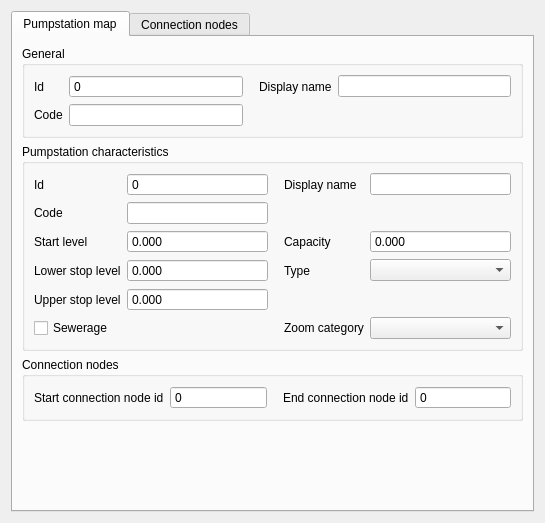
<?xml version="1.0" encoding="UTF-8"?>
<ui version="4.0">
 <class>PumpstationMapEditForm</class>
 <widget class="QDialog" name="PumpstationMapEditForm">
  <property name="geometry">
   <rect>
    <x>0</x>
    <y>0</y>
    <width>545</width>
    <height>523</height>
   </rect>
  </property>
  <property name="windowTitle">
   <string>Pumpstation with end node</string>
  </property>
  <layout class="QGridLayout" name="gridLayout">
   <item row="0" column="0">
    <widget class="QTabWidget" name="tabWidget">
     <property name="locale">
      <locale language="English" country="UnitedStates"/>
     </property>
     <property name="inputMethodHints">
      <set>Qt::ImhNone</set>
     </property>
     <property name="currentIndex">
      <number>0</number>
     </property>
     <widget class="QWidget" name="tab">
      <attribute name="title">
       <string>Pumpstation map</string>
      </attribute>
      <layout class="QGridLayout" name="gridLayout_18">
       <item row="6" column="0">
        <spacer name="verticalSpacer_3">
         <property name="orientation">
          <enum>Qt::Vertical</enum>
         </property>
         <property name="sizeHint" stdset="0">
          <size>
           <width>20</width>
           <height>40</height>
          </size>
         </property>
        </spacer>
       </item>
       <item row="5" column="0">
        <widget class="QGroupBox" name="grp_conn_node">
         <property name="locale">
          <locale language="English" country="UnitedStates"/>
         </property>
         <property name="inputMethodHints">
          <set>Qt::ImhNone</set>
         </property>
         <property name="title">
          <string>Connection nodes</string>
         </property>
         <layout class="QGridLayout" name="gridLayout_6">
          <item row="0" column="1">
           <widget class="QgsSpinBox" name="connection_node_start_id">
            <property name="sizePolicy">
             <sizepolicy hsizetype="Expanding" vsizetype="Fixed">
              <horstretch>0</horstretch>
              <verstretch>0</verstretch>
             </sizepolicy>
            </property>
            <property name="locale">
             <locale language="English" country="UnitedStates"/>
            </property>
            <property name="inputMethodHints">
             <set>Qt::ImhNone</set>
            </property>
            <property name="readOnly">
             <bool>true</bool>
            </property>
            <property name="buttonSymbols">
             <enum>QAbstractSpinBox::NoButtons</enum>
            </property>
            <property name="maximum">
             <number>999999999</number>
            </property>
            <property name="clearValue" stdset="0">
             <bool>true</bool>
            </property>
            <property name="expressionsEnabled" stdset="0">
             <bool>false</bool>
            </property>
           </widget>
          </item>
          <item row="0" column="0">
           <widget class="QLabel" name="label_18">
            <property name="locale">
             <locale language="English" country="UnitedStates"/>
            </property>
            <property name="inputMethodHints">
             <set>Qt::ImhNone</set>
            </property>
            <property name="text">
             <string>Start connection node id</string>
            </property>
            <property name="alignment">
             <set>Qt::AlignLeading|Qt::AlignLeft|Qt::AlignVCenter</set>
            </property>
           </widget>
          </item>
          <item row="0" column="3">
           <widget class="QgsSpinBox" name="connection_node_end_id">
            <property name="sizePolicy">
             <sizepolicy hsizetype="Expanding" vsizetype="Fixed">
              <horstretch>0</horstretch>
              <verstretch>0</verstretch>
             </sizepolicy>
            </property>
            <property name="locale">
             <locale language="English" country="UnitedStates"/>
            </property>
            <property name="inputMethodHints">
             <set>Qt::ImhNone</set>
            </property>
            <property name="readOnly">
             <bool>true</bool>
            </property>
            <property name="buttonSymbols">
             <enum>QAbstractSpinBox::NoButtons</enum>
            </property>
            <property name="maximum">
             <number>999999999</number>
            </property>
            <property name="clearValue" stdset="0">
             <bool>true</bool>
            </property>
            <property name="expressionsEnabled" stdset="0">
             <bool>false</bool>
            </property>
           </widget>
          </item>
          <item row="0" column="2">
           <widget class="QLabel" name="label_19">
            <property name="locale">
             <locale language="English" country="UnitedStates"/>
            </property>
            <property name="inputMethodHints">
             <set>Qt::ImhNone</set>
            </property>
            <property name="text">
             <string>End connection node id</string>
            </property>
            <property name="alignment">
             <set>Qt::AlignLeading|Qt::AlignLeft|Qt::AlignVCenter</set>
            </property>
            <property name="indent">
             <number>10</number>
            </property>
           </widget>
          </item>
         </layout>
        </widget>
       </item>
       <item row="1" column="0">
        <widget class="QGroupBox" name="grp_general">
         <property name="enabled">
          <bool>true</bool>
         </property>
         <property name="locale">
          <locale language="English" country="UnitedStates"/>
         </property>
         <property name="title">
          <string>General</string>
         </property>
         <layout class="QGridLayout" name="gridLayout_5">
          <item row="1" column="1">
           <widget class="QgsSpinBox" name="id">
            <property name="locale">
             <locale language="English" country="UnitedStates"/>
            </property>
            <property name="readOnly">
             <bool>true</bool>
            </property>
            <property name="buttonSymbols">
             <enum>QAbstractSpinBox::NoButtons</enum>
            </property>
            <property name="maximum">
             <number>99999999</number>
            </property>
            <property name="showClearButton" stdset="0">
             <bool>true</bool>
            </property>
            <property name="clearValue" stdset="0">
             <bool>true</bool>
            </property>
            <property name="expressionsEnabled" stdset="0">
             <bool>false</bool>
            </property>
           </widget>
          </item>
          <item row="1" column="2">
           <widget class="QLabel" name="label_2">
            <property name="locale">
             <locale language="English" country="UnitedStates"/>
            </property>
            <property name="text">
             <string>Display name</string>
            </property>
            <property name="alignment">
             <set>Qt::AlignLeading|Qt::AlignLeft|Qt::AlignVCenter</set>
            </property>
            <property name="indent">
             <number>10</number>
            </property>
           </widget>
          </item>
          <item row="1" column="0">
           <widget class="QLabel" name="label">
            <property name="locale">
             <locale language="English" country="UnitedStates"/>
            </property>
            <property name="text">
             <string>Id</string>
            </property>
            <property name="alignment">
             <set>Qt::AlignLeading|Qt::AlignLeft|Qt::AlignVCenter</set>
            </property>
           </widget>
          </item>
          <item row="2" column="1">
           <widget class="QLineEdit" name="code">
            <property name="sizePolicy">
             <sizepolicy hsizetype="Expanding" vsizetype="Fixed">
              <horstretch>0</horstretch>
              <verstretch>0</verstretch>
             </sizepolicy>
            </property>
            <property name="locale">
             <locale language="English" country="UnitedStates"/>
            </property>
            <property name="clearButtonEnabled">
             <bool>true</bool>
            </property>
           </widget>
          </item>
          <item row="2" column="0">
           <widget class="QLabel" name="label_3">
            <property name="locale">
             <locale language="English" country="UnitedStates"/>
            </property>
            <property name="text">
             <string>Code</string>
            </property>
            <property name="alignment">
             <set>Qt::AlignLeading|Qt::AlignLeft|Qt::AlignVCenter</set>
            </property>
           </widget>
          </item>
          <item row="1" column="3">
           <widget class="QLineEdit" name="display_name">
            <property name="sizePolicy">
             <sizepolicy hsizetype="Expanding" vsizetype="Fixed">
              <horstretch>0</horstretch>
              <verstretch>0</verstretch>
             </sizepolicy>
            </property>
            <property name="locale">
             <locale language="English" country="UnitedStates"/>
            </property>
            <property name="clearButtonEnabled">
             <bool>true</bool>
            </property>
           </widget>
          </item>
         </layout>
        </widget>
       </item>
       <item row="2" column="0">
        <widget class="QGroupBox" name="grp_characteristics">
         <property name="enabled">
          <bool>true</bool>
         </property>
         <property name="locale">
          <locale language="English" country="UnitedStates"/>
         </property>
         <property name="title">
          <string>Pumpstation characteristics</string>
         </property>
         <layout class="QGridLayout" name="gridLayout_4">
          <item row="2" column="0">
           <widget class="QLabel" name="label_8">
            <property name="locale">
             <locale language="English" country="UnitedStates"/>
            </property>
            <property name="text">
             <string>Start level</string>
            </property>
            <property name="alignment">
             <set>Qt::AlignLeading|Qt::AlignLeft|Qt::AlignVCenter</set>
            </property>
           </widget>
          </item>
          <item row="2" column="1">
           <widget class="QgsDoubleSpinBox" name="pumpstation_start_level">
            <property name="sizePolicy">
             <sizepolicy hsizetype="Expanding" vsizetype="Fixed">
              <horstretch>0</horstretch>
              <verstretch>0</verstretch>
             </sizepolicy>
            </property>
            <property name="locale">
             <locale language="English" country="UnitedStates"/>
            </property>
            <property name="inputMethodHints">
             <set>Qt::ImhNone</set>
            </property>
            <property name="buttonSymbols">
             <enum>QAbstractSpinBox::NoButtons</enum>
            </property>
            <property name="decimals">
             <number>3</number>
            </property>
            <property name="minimum">
             <double>-9999999999.000000000000000</double>
            </property>
            <property name="maximum">
             <double>9999999999.000000000000000</double>
            </property>
            <property name="showClearButton" stdset="0">
             <bool>true</bool>
            </property>
            <property name="clearValue" stdset="0">
             <bool>true</bool>
            </property>
            <property name="expressionsEnabled" stdset="0">
             <bool>true</bool>
            </property>
           </widget>
          </item>
          <item row="5" column="1">
           <widget class="QgsDoubleSpinBox" name="pumpstation_upper_stop_level">
            <property name="sizePolicy">
             <sizepolicy hsizetype="Expanding" vsizetype="Fixed">
              <horstretch>0</horstretch>
              <verstretch>0</verstretch>
             </sizepolicy>
            </property>
            <property name="locale">
             <locale language="English" country="UnitedStates"/>
            </property>
            <property name="buttonSymbols">
             <enum>QAbstractSpinBox::NoButtons</enum>
            </property>
            <property name="decimals">
             <number>3</number>
            </property>
            <property name="maximum">
             <double>1000000.000000000000000</double>
            </property>
            <property name="showClearButton" stdset="0">
             <bool>true</bool>
            </property>
            <property name="clearValue" stdset="0">
             <bool>true</bool>
            </property>
            <property name="expressionsEnabled" stdset="0">
             <bool>true</bool>
            </property>
           </widget>
          </item>
          <item row="4" column="1">
           <widget class="QgsDoubleSpinBox" name="pumpstation_lower_stop_level">
            <property name="sizePolicy">
             <sizepolicy hsizetype="Expanding" vsizetype="Fixed">
              <horstretch>0</horstretch>
              <verstretch>0</verstretch>
             </sizepolicy>
            </property>
            <property name="locale">
             <locale language="English" country="UnitedStates"/>
            </property>
            <property name="buttonSymbols">
             <enum>QAbstractSpinBox::NoButtons</enum>
            </property>
            <property name="decimals">
             <number>3</number>
            </property>
            <property name="maximum">
             <double>1000000.000000000000000</double>
            </property>
            <property name="showClearButton" stdset="0">
             <bool>true</bool>
            </property>
            <property name="clearValue" stdset="0">
             <bool>true</bool>
            </property>
            <property name="expressionsEnabled" stdset="0">
             <bool>true</bool>
            </property>
           </widget>
          </item>
          <item row="2" column="3">
           <widget class="QgsDoubleSpinBox" name="pumpstation_capacity">
            <property name="sizePolicy">
             <sizepolicy hsizetype="Expanding" vsizetype="Fixed">
              <horstretch>0</horstretch>
              <verstretch>0</verstretch>
             </sizepolicy>
            </property>
            <property name="locale">
             <locale language="English" country="UnitedStates"/>
            </property>
            <property name="inputMethodHints">
             <set>Qt::ImhNone</set>
            </property>
            <property name="buttonSymbols">
             <enum>QAbstractSpinBox::NoButtons</enum>
            </property>
            <property name="decimals">
             <number>3</number>
            </property>
            <property name="minimum">
             <double>-9999999999.000000000000000</double>
            </property>
            <property name="maximum">
             <double>9999999999.000000000000000</double>
            </property>
            <property name="showClearButton" stdset="0">
             <bool>true</bool>
            </property>
            <property name="clearValue" stdset="0">
             <bool>true</bool>
            </property>
            <property name="expressionsEnabled" stdset="0">
             <bool>true</bool>
            </property>
           </widget>
          </item>
          <item row="4" column="2">
           <widget class="QLabel" name="label_11">
            <property name="locale">
             <locale language="English" country="UnitedStates"/>
            </property>
            <property name="text">
             <string>Type</string>
            </property>
            <property name="alignment">
             <set>Qt::AlignLeading|Qt::AlignLeft|Qt::AlignVCenter</set>
            </property>
            <property name="indent">
             <number>10</number>
            </property>
           </widget>
          </item>
          <item row="2" column="2">
           <widget class="QLabel" name="label_10">
            <property name="locale">
             <locale language="English" country="UnitedStates"/>
            </property>
            <property name="text">
             <string>Capacity</string>
            </property>
            <property name="alignment">
             <set>Qt::AlignLeading|Qt::AlignLeft|Qt::AlignVCenter</set>
            </property>
            <property name="indent">
             <number>10</number>
            </property>
           </widget>
          </item>
          <item row="4" column="3">
           <widget class="QComboBox" name="pumpstation_type">
            <property name="locale">
             <locale language="English" country="UnitedStates"/>
            </property>
           </widget>
          </item>
          <item row="4" column="0">
           <widget class="QLabel" name="label_7">
            <property name="locale">
             <locale language="English" country="UnitedStates"/>
            </property>
            <property name="text">
             <string>Lower stop level</string>
            </property>
            <property name="alignment">
             <set>Qt::AlignLeading|Qt::AlignLeft|Qt::AlignVCenter</set>
            </property>
           </widget>
          </item>
          <item row="5" column="0">
           <widget class="QLabel" name="label_9">
            <property name="locale">
             <locale language="English" country="UnitedStates"/>
            </property>
            <property name="text">
             <string>Upper stop level</string>
            </property>
            <property name="alignment">
             <set>Qt::AlignLeading|Qt::AlignLeft|Qt::AlignVCenter</set>
            </property>
           </widget>
          </item>
          <item row="0" column="0">
           <widget class="QLabel" name="label_5">
            <property name="locale">
             <locale language="English" country="UnitedStates"/>
            </property>
            <property name="text">
             <string>Id</string>
            </property>
            <property name="alignment">
             <set>Qt::AlignLeading|Qt::AlignLeft|Qt::AlignVCenter</set>
            </property>
           </widget>
          </item>
          <item row="1" column="1">
           <widget class="QLineEdit" name="pumpstation_code">
            <property name="sizePolicy">
             <sizepolicy hsizetype="Expanding" vsizetype="Fixed">
              <horstretch>0</horstretch>
              <verstretch>0</verstretch>
             </sizepolicy>
            </property>
            <property name="locale">
             <locale language="English" country="UnitedStates"/>
            </property>
            <property name="clearButtonEnabled">
             <bool>true</bool>
            </property>
           </widget>
          </item>
          <item row="1" column="0">
           <widget class="QLabel" name="label_6">
            <property name="locale">
             <locale language="English" country="UnitedStates"/>
            </property>
            <property name="text">
             <string>Code</string>
            </property>
            <property name="alignment">
             <set>Qt::AlignLeading|Qt::AlignLeft|Qt::AlignVCenter</set>
            </property>
           </widget>
          </item>
          <item row="6" column="0">
           <widget class="QCheckBox" name="pumpstation_sewerage">
            <property name="text">
             <string>Sewerage</string>
            </property>
           </widget>
          </item>
          <item row="6" column="1">
           <spacer name="horizontalSpacer_2">
            <property name="orientation">
             <enum>Qt::Horizontal</enum>
            </property>
            <property name="sizeHint" stdset="0">
             <size>
              <width>40</width>
              <height>20</height>
             </size>
            </property>
           </spacer>
          </item>
          <item row="6" column="2">
           <widget class="QLabel" name="label_16">
            <property name="locale">
             <locale language="English" country="UnitedStates"/>
            </property>
            <property name="text">
             <string>Zoom category</string>
            </property>
            <property name="alignment">
             <set>Qt::AlignLeading|Qt::AlignLeft|Qt::AlignVCenter</set>
            </property>
            <property name="indent">
             <number>10</number>
            </property>
           </widget>
          </item>
          <item row="6" column="3">
           <widget class="QComboBox" name="pumpstation_zoom_category">
            <property name="sizePolicy">
             <sizepolicy hsizetype="Expanding" vsizetype="Fixed">
              <horstretch>0</horstretch>
              <verstretch>0</verstretch>
             </sizepolicy>
            </property>
            <property name="locale">
             <locale language="English" country="UnitedStates"/>
            </property>
           </widget>
          </item>
          <item row="0" column="1">
           <widget class="QgsSpinBox" name="pumpstation_id">
            <property name="locale">
             <locale language="English" country="UnitedStates"/>
            </property>
            <property name="readOnly">
             <bool>true</bool>
            </property>
            <property name="buttonSymbols">
             <enum>QAbstractSpinBox::NoButtons</enum>
            </property>
            <property name="maximum">
             <number>99999999</number>
            </property>
            <property name="showClearButton" stdset="0">
             <bool>true</bool>
            </property>
            <property name="clearValue" stdset="0">
             <bool>true</bool>
            </property>
            <property name="expressionsEnabled" stdset="0">
             <bool>false</bool>
            </property>
           </widget>
          </item>
          <item row="0" column="2">
           <widget class="QLabel" name="label_4">
            <property name="locale">
             <locale language="English" country="UnitedStates"/>
            </property>
            <property name="text">
             <string>Display name</string>
            </property>
            <property name="alignment">
             <set>Qt::AlignLeading|Qt::AlignLeft|Qt::AlignVCenter</set>
            </property>
            <property name="indent">
             <number>10</number>
            </property>
           </widget>
          </item>
          <item row="0" column="3">
           <widget class="QLineEdit" name="pumpstation_display_name">
            <property name="sizePolicy">
             <sizepolicy hsizetype="Expanding" vsizetype="Fixed">
              <horstretch>0</horstretch>
              <verstretch>0</verstretch>
             </sizepolicy>
            </property>
            <property name="locale">
             <locale language="English" country="UnitedStates"/>
            </property>
            <property name="clearButtonEnabled">
             <bool>true</bool>
            </property>
           </widget>
          </item>
         </layout>
        </widget>
       </item>
      </layout>
     </widget>
     <widget class="QWidget" name="tab_connection_nodes">
      <attribute name="title">
       <string>Connection nodes</string>
      </attribute>
      <layout class="QGridLayout" name="gridLayout_19">
       <item row="1" column="0">
        <widget class="QGroupBox" name="grp_conn_node_2">
         <property name="enabled">
          <bool>true</bool>
         </property>
         <property name="title">
          <string>Ending connection node</string>
         </property>
         <layout class="QGridLayout" name="gridLayout_17">
          <item row="0" column="2">
           <widget class="QLabel" name="label_52">
            <property name="text">
             <string>Node initial water level</string>
            </property>
            <property name="alignment">
             <set>Qt::AlignLeading|Qt::AlignLeft|Qt::AlignVCenter</set>
            </property>
            <property name="indent">
             <number>10</number>
            </property>
           </widget>
          </item>
          <item row="0" column="0">
           <widget class="QLabel" name="label_53">
            <property name="text">
             <string>Connection node id</string>
            </property>
            <property name="alignment">
             <set>Qt::AlignLeading|Qt::AlignLeft|Qt::AlignVCenter</set>
            </property>
           </widget>
          </item>
          <item row="1" column="0">
           <widget class="QLabel" name="label_54">
            <property name="text">
             <string>Node code</string>
            </property>
            <property name="alignment">
             <set>Qt::AlignLeading|Qt::AlignLeft|Qt::AlignVCenter</set>
            </property>
           </widget>
          </item>
          <item row="1" column="1">
           <widget class="QLineEdit" name="connection_node_2_code">
            <property name="sizePolicy">
             <sizepolicy hsizetype="Expanding" vsizetype="Fixed">
              <horstretch>0</horstretch>
              <verstretch>0</verstretch>
             </sizepolicy>
            </property>
            <property name="clearButtonEnabled">
             <bool>true</bool>
            </property>
           </widget>
          </item>
          <item row="1" column="2">
           <widget class="QLabel" name="label_55">
            <property name="text">
             <string>Node storage area</string>
            </property>
            <property name="alignment">
             <set>Qt::AlignLeading|Qt::AlignLeft|Qt::AlignVCenter</set>
            </property>
            <property name="indent">
             <number>10</number>
            </property>
           </widget>
          </item>
          <item row="0" column="1">
           <widget class="QgsSpinBox" name="connection_node_2_id">
            <property name="sizePolicy">
             <sizepolicy hsizetype="Expanding" vsizetype="Fixed">
              <horstretch>0</horstretch>
              <verstretch>0</verstretch>
             </sizepolicy>
            </property>
            <property name="readOnly">
             <bool>true</bool>
            </property>
            <property name="buttonSymbols">
             <enum>QAbstractSpinBox::NoButtons</enum>
            </property>
            <property name="maximum">
             <number>999999999</number>
            </property>
            <property name="clearValue" stdset="0">
             <bool>true</bool>
            </property>
            <property name="expressionsEnabled" stdset="0">
             <bool>false</bool>
            </property>
           </widget>
          </item>
          <item row="0" column="3">
           <widget class="QgsDoubleSpinBox" name="connection_node_2_initial_waterlevel">
            <property name="sizePolicy">
             <sizepolicy hsizetype="Expanding" vsizetype="Fixed">
              <horstretch>0</horstretch>
              <verstretch>0</verstretch>
             </sizepolicy>
            </property>
            <property name="buttonSymbols">
             <enum>QAbstractSpinBox::NoButtons</enum>
            </property>
            <property name="minimum">
             <double>-1000.000000000000000</double>
            </property>
            <property name="maximum">
             <double>1000000.000000000000000</double>
            </property>
            <property name="showClearButton" stdset="0">
             <bool>true</bool>
            </property>
            <property name="clearValue" stdset="0">
             <bool>true</bool>
            </property>
            <property name="expressionsEnabled" stdset="0">
             <bool>true</bool>
            </property>
           </widget>
          </item>
          <item row="1" column="3">
           <widget class="QgsDoubleSpinBox" name="connection_node_2_storage_area">
            <property name="sizePolicy">
             <sizepolicy hsizetype="Expanding" vsizetype="Fixed">
              <horstretch>0</horstretch>
              <verstretch>0</verstretch>
             </sizepolicy>
            </property>
            <property name="buttonSymbols">
             <enum>QAbstractSpinBox::NoButtons</enum>
            </property>
            <property name="maximum">
             <double>999999999.000000000000000</double>
            </property>
            <property name="clearValue" stdset="0">
             <bool>true</bool>
            </property>
           </widget>
          </item>
         </layout>
        </widget>
       </item>
       <item row="2" column="0">
        <spacer name="verticalSpacer_2">
         <property name="orientation">
          <enum>Qt::Vertical</enum>
         </property>
         <property name="sizeHint" stdset="0">
          <size>
           <width>20</width>
           <height>40</height>
          </size>
         </property>
        </spacer>
       </item>
       <item row="0" column="0">
        <widget class="QGroupBox" name="grp_conn_node_1">
         <property name="enabled">
          <bool>true</bool>
         </property>
         <property name="title">
          <string>Starting connection node</string>
         </property>
         <layout class="QGridLayout" name="gridLayout_8">
          <item row="0" column="2">
           <widget class="QLabel" name="label_17">
            <property name="text">
             <string>Node initial water level</string>
            </property>
            <property name="alignment">
             <set>Qt::AlignLeading|Qt::AlignLeft|Qt::AlignVCenter</set>
            </property>
            <property name="indent">
             <number>10</number>
            </property>
           </widget>
          </item>
          <item row="0" column="0">
           <widget class="QLabel" name="label_20">
            <property name="text">
             <string>Connection node id</string>
            </property>
            <property name="alignment">
             <set>Qt::AlignLeading|Qt::AlignLeft|Qt::AlignVCenter</set>
            </property>
           </widget>
          </item>
          <item row="1" column="0">
           <widget class="QLabel" name="label_21">
            <property name="text">
             <string>Node code</string>
            </property>
            <property name="alignment">
             <set>Qt::AlignLeading|Qt::AlignLeft|Qt::AlignVCenter</set>
            </property>
           </widget>
          </item>
          <item row="1" column="1">
           <widget class="QLineEdit" name="connection_node_1_code">
            <property name="sizePolicy">
             <sizepolicy hsizetype="Expanding" vsizetype="Fixed">
              <horstretch>0</horstretch>
              <verstretch>0</verstretch>
             </sizepolicy>
            </property>
            <property name="clearButtonEnabled">
             <bool>true</bool>
            </property>
           </widget>
          </item>
          <item row="1" column="2">
           <widget class="QLabel" name="label_22">
            <property name="text">
             <string>Node storage area</string>
            </property>
            <property name="alignment">
             <set>Qt::AlignLeading|Qt::AlignLeft|Qt::AlignVCenter</set>
            </property>
            <property name="indent">
             <number>10</number>
            </property>
           </widget>
          </item>
          <item row="0" column="1">
           <widget class="QgsSpinBox" name="connection_node_1_id">
            <property name="sizePolicy">
             <sizepolicy hsizetype="Expanding" vsizetype="Fixed">
              <horstretch>0</horstretch>
              <verstretch>0</verstretch>
             </sizepolicy>
            </property>
            <property name="readOnly">
             <bool>true</bool>
            </property>
            <property name="buttonSymbols">
             <enum>QAbstractSpinBox::NoButtons</enum>
            </property>
            <property name="maximum">
             <number>999999999</number>
            </property>
            <property name="clearValue" stdset="0">
             <bool>true</bool>
            </property>
            <property name="expressionsEnabled" stdset="0">
             <bool>false</bool>
            </property>
           </widget>
          </item>
          <item row="0" column="3">
           <widget class="QgsDoubleSpinBox" name="connection_node_1_initial_waterlevel">
            <property name="sizePolicy">
             <sizepolicy hsizetype="Expanding" vsizetype="Fixed">
              <horstretch>0</horstretch>
              <verstretch>0</verstretch>
             </sizepolicy>
            </property>
            <property name="buttonSymbols">
             <enum>QAbstractSpinBox::NoButtons</enum>
            </property>
            <property name="minimum">
             <double>-1000.000000000000000</double>
            </property>
            <property name="maximum">
             <double>1000000.000000000000000</double>
            </property>
            <property name="showClearButton" stdset="0">
             <bool>true</bool>
            </property>
            <property name="clearValue" stdset="0">
             <bool>true</bool>
            </property>
            <property name="expressionsEnabled" stdset="0">
             <bool>true</bool>
            </property>
           </widget>
          </item>
          <item row="1" column="3">
           <widget class="QgsDoubleSpinBox" name="connection_node_1_storage_area">
            <property name="sizePolicy">
             <sizepolicy hsizetype="Expanding" vsizetype="Fixed">
              <horstretch>0</horstretch>
              <verstretch>0</verstretch>
             </sizepolicy>
            </property>
            <property name="buttonSymbols">
             <enum>QAbstractSpinBox::NoButtons</enum>
            </property>
            <property name="maximum">
             <double>999999999.000000000000000</double>
            </property>
            <property name="clearValue" stdset="0">
             <bool>true</bool>
            </property>
           </widget>
          </item>
         </layout>
        </widget>
       </item>
      </layout>
     </widget>
    </widget>
   </item>
  </layout>
 </widget>
 <customwidgets>
  <customwidget>
   <class>QgsDoubleSpinBox</class>
   <extends>QDoubleSpinBox</extends>
   <header>qgsdoublespinbox.h</header>
  </customwidget>
  <customwidget>
   <class>QgsSpinBox</class>
   <extends>QSpinBox</extends>
   <header>qgsspinbox.h</header>
  </customwidget>
 </customwidgets>
 <resources/>
 <connections/>
</ui>
